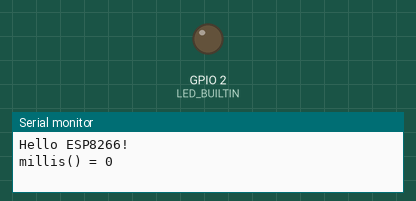
Bench run of a sketch on a simulated ESP8266 (NodeMCU). On the bench: output pins drawn as LEDs (lit = HIGH, except the on-board LED, lit = LOW), the last lines printed to the serial monitor.

Above: at 0.6 s.
At 2.03 s:
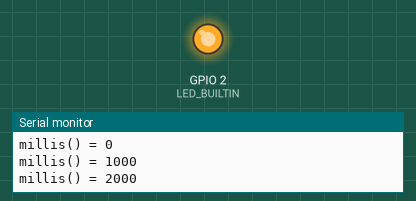
Timing chart, 0 to 3.0 s (numbered marks = the images above):
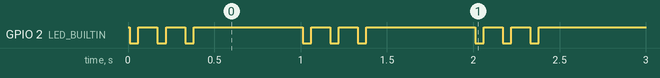

Measured:
- by itself, GPIO 2 (LED_BUILTIN): repeats every 1.0 s: 2 × (HIGH 0.11 s, LOW 0.05 s), HIGH 0.63 s, LOW 0.05 s
- by itself, everything shown: repeats every 1.0 s, in 6 steps

The sketch:

blink_led_class.ino
```cpp
/*
 * Простой "Blink LED" для ESP8266 с использованием классов (ALed, ATicker)
 */

#include "ALed.h"
#include "ATicker.h"

#define LED LED_BUILTIN // голубой светодиод на плате подключен к GPIO2 и GND
#define LED_INVERT true // признак инверсии сигнала управления светодиодом

#define BAUDRATE 115200 // скорость UART бит/с

#define LED_ON  5  // время включения светодиода в тиках по 10 мс
#define LED_OFF 10 // время выключения светодиода в тиках по 10 мс

ALed led; // компонент для моргания светодиодом

ATicker ticker_10ms; // тикер с периодом 10 мс
ATicker ticker_1sec; // тикер с периодом 1 с

// функция вызываемая с периодом 10 мс
void tick_10ms() {
  led.tick();
}

// функция вызываемая с периодом 1 с
void tick_1sec() {
  led.blink(3); // blink LED 3 times
  Serial.printf("millis() = %lu\n", millis());
  //Serial.flush();
}

void setup() {
  // setup blink LED
  led.begin(LED, LED_INVERT, LED_ON, LED_OFF);

  // setup UART
  Serial.begin(BAUDRATE);
  Serial.println("\nHello ESP8266!\n");
  Serial.flush();

  // setup tickers
  unsigned long t = millis();
  ticker_10ms.begin(tick_10ms,   10, true, t);
  ticker_1sec.begin(tick_1sec, 1000, true, t);
}

void loop() {
  unsigned long t = millis();
  ticker_10ms.yield(t);
  ticker_1sec.yield(t);

  // TODO: тут хорошо бы перевести SoC в легкий сон до следующего прерывания таймера
}
```

ALed.cpp
```cpp
/*
 * Simple blink LED class for Arduino projects
 * File: "ALed.cpp"
 */

#include "ALed.h"

// call from setup()
void ALed::begin(int pin, bool negative, uint32_t on_ticks, uint32_t off_ticks)
{
  this->pin = pin;
  neg       = negative ? 1 : 0;
  state     = 0;
  blink_on  = on_ticks;
  blink_off = off_ticks;
  blink_cnt = blink_times = 0;
  pinMode(pin, OUTPUT);
  digitalWrite(pin, neg); // off by default
}

// piriodic call by timer
void ALed::tick()
{
  // blink LED by timer
  if (blink_times)
  {
    if (blink_cnt == 0)
    {
      blink_cnt = blink_on;
      on();
    }
    else // blink_cnt != 0
    {
      if (--blink_cnt == 0)
      {
        if (state)
        {
          blink_cnt = blink_off;
          off();
        }
        else
        {
          blink_times--;
        }
      }
    }
  }
}

/*** end of "ALed.cpp" file ***/
```

ALed.h
```cpp
/*
 * Simple blink LED class for Arduino projects
 * File: "ALed.h"
 */

#pragma once
#ifndef ALED_H
#define ALED_H

#include <Arduino.h>

#define ALED_PIN       2
#define ALED_ON_TICKS  50
#define ALED_OFF_TICKS 100

class ALed {
private:
  int pin;
  uint8_t neg;   // 0-positive (HIGH=on), 1-negative (LOW=on)
  uint8_t state; // 1-on, 0-off
  uint32_t blink_on, blink_off, blink_cnt, blink_times;

public:
  // call from setup()
  void begin(int pin=ALED_PIN,                   // GPIO pin number
             bool negative=false,                // negative conect
             uint32_t on_ticks=ALED_ON_TICKS,    // on time in ticks
             uint32_t off_ticks=ALED_OFF_TICKS); // off time in ticks

  // get LED state
  uint8_t get() const { return state; } // return: 0-off 1-on

  // set LED state (ON/OFF)
  void set(uint8_t val) // on/off LED: 0-off, 1-on
  {
    digitalWrite(pin, (state = val) ^ neg);
  }

  void on()  { set(1); } // set LED on
  void off() { set(0); } // set LED off

  // blink LED some times (0 - stop blink)
  void blink(uint32_t times=1) { blink_times = times; }

  // piriodic call by timer
  void tick();
};

#endif // ALED_H

/*** end of "ALed.h" file ***/
```

ATicker.h
```cpp
/*
 * Simple Arduino ticker implementration
 * File: "ATicker.h"
 */

#pragma once
#ifndef ATICKER_H
#define ATICKER_H

class ATicker {
private:
  void (*_callback)(void);
  bool _run;
  unsigned long _dt;
  unsigned long _t;

public:
  // call from setup(): init and start ticker
  void begin(void (*callback)(void), // call back function
             unsigned long dt=1000,  // period of ticker
             bool start=true,        // start by begin
             unsigned long t=0)      // first callback time
  {
    _callback = callback;
    _run      = start;
    _dt       = dt;
    _t        = t;
  }

  // periodic call from main loop (t = millis())
  void yield(unsigned long t)
  {
    if (_run) {
        for (;;) {
        long dt = (long) (_t - t);
        if (dt > 0) break;
        _t += _dt;
        _callback();
      }
    }
  }

  // (re)start ticker (t = millis() - start time)
  void start(unsigned long t)
  {
    _run = true;
    _t = t;
  }

  // stop ticker
  void stop() { _run = false; }

  // get next tick time
  unsigned long next_t() const { return _t; }
};

#endif // ATICKER_H

/*** end of "ATicker.h" file ***/
```
